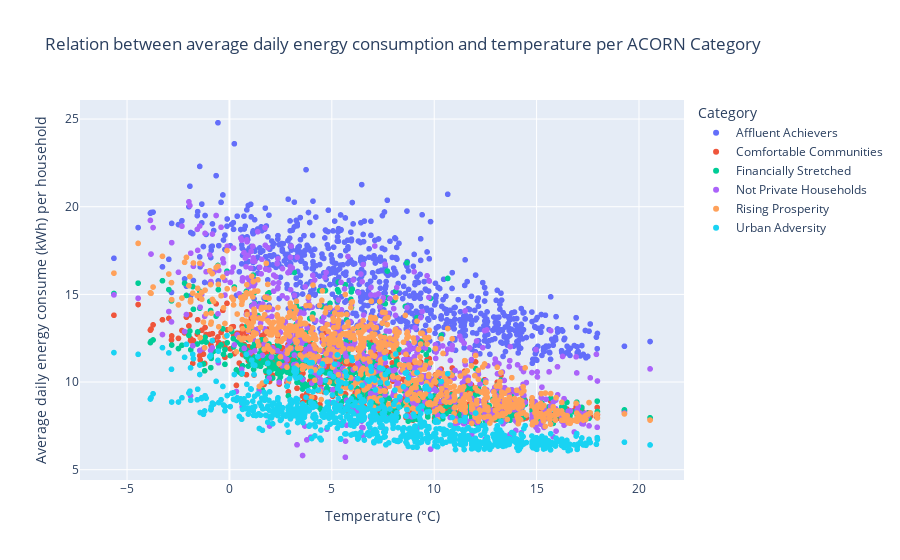

Notebook cell for this chart:
### Code cell
#Relation between average daily energy consumption and temperature per Acorn Category

#Load weather daily dataset
weather_daily = pd.read_csv('weather_daily_darksky.csv')

#Convert date in weather daily dataframe to day
weather_daily['date'] = pd.DatetimeIndex(weather_daily["time"]).to_period('D')

#Convert date in daily energy dataframe to day
daily_consumption_category['date'] = pd.DatetimeIndex(daily_consumption_category['date_']).to_period('D')

#Create subdataframe with daily energy consumption and weather variables
df1 = weather_daily.groupby('date')[['temperatureMin','cloudCover','uvIndex']].mean().reset_index()
df2 = daily_consumption_category.groupby(['date','acorn_category'])[['day_avg_consumption']].mean().reset_index()

#Merge daily energy consumption and weather dataset 
daily_with_weather = pd.merge(df2,df1,on = 'date',how = 'left')

fig = px.scatter(daily_with_weather,
                 x= daily_with_weather['temperatureMin'],
                 y= daily_with_weather['day_avg_consumption'],
                 color= daily_with_weather['acorn_category'],
                 title="Relation between average daily energy consumption and temperature per ACORN Category",
                 labels={'acorn_category':'Category', 'day_avg_consumption':"Average daily energy consume (kWh) per household",'temperatureMin':"Temperature (°C)"}
)
fig.show()

### Figure 1 — Plotly figure (JSON) as saved in the notebook; plotly's stock layout.template omitted (floating-point values rounded to 4 significant figures; data arrays with more than 128 entries replaced by an {"elided": "..."} marker saying what was removed)
{"data": [{"hovertemplate": "Category=Affluent Achievers<br>Temperature (°C)=%{x}<br>Average daily energy consume (kWh) per household=%{y}<extra></extra>", "legendgroup": "Affluent Achievers", "marker": {"color": "#636efa", "symbol": "circle"}, "mode": "markers", "name": "Affluent Achievers", "showlegend": true, "type": "scattergl", "x": {"elided": "806 float values"}, "xaxis": "x", "y": {"elided": "806 float values"}, "yaxis": "y"}, {"hovertemplate": "Category=Comfortable Communities<br>Temperature (°C)=%{x}<br>Average daily energy consume (kWh) per household=%{y}<extra></extra>", "legendgroup": "Comfortable Communities", "marker": {"color": "#EF553B", "symbol": "circle"}, "mode": "markers", "name": "Comfortable Communities", "showlegend": true, "type": "scattergl", "x": {"elided": "806 float values"}, "xaxis": "x", "y": {"elided": "806 float values"}, "yaxis": "y"}, {"hovertemplate": "Category=Financially Stretched<br>Temperature (°C)=%{x}<br>Average daily energy consume (kWh) per household=%{y}<extra></extra>", "legendgroup": "Financially Stretched", "marker": {"color": "#00cc96", "symbol": "circle"}, "mode": "markers", "name": "Financially Stretched", "showlegend": true, "type": "scattergl", "x": {"elided": "806 float values"}, "xaxis": "x", "y": {"elided": "806 float values"}, "yaxis": "y"}, {"hovertemplate": "Category=Not Private Households<br>Temperature (°C)=%{x}<br>Average daily energy consume (kWh) per household=%{y}<extra></extra>", "legendgroup": "Not Private Households", "marker": {"color": "#ab63fa", "symbol": "circle"}, "mode": "markers", "name": "Not Private Households", "showlegend": true, "type": "scattergl", "x": {"elided": "806 float values"}, "xaxis": "x", "y": {"elided": "806 float values"}, "yaxis": "y"}, {"hovertemplate": "Category=Rising Prosperity<br>Temperature (°C)=%{x}<br>Average daily energy consume (kWh) per household=%{y}<extra></extra>", "legendgroup": "Rising Prosperity", "marker": {"color": "#FFA15A", "symbol": "circle"}, "mode": "markers", "name": "Rising Prosperity", "showlegend": true, "type": "scattergl", "x": {"elided": "806 float values"}, "xaxis": "x", "y": {"elided": "806 float values"}, "yaxis": "y"}, {"hovertemplate": "Category=Urban Adversity<br>Temperature (°C)=%{x}<br>Average daily energy consume (kWh) per household=%{y}<extra></extra>", "legendgroup": "Urban Adversity", "marker": {"color": "#19d3f3", "symbol": "circle"}, "mode": "markers", "name": "Urban Adversity", "showlegend": true, "type": "scattergl", "x": {"elided": "806 float values"}, "xaxis": "x", "y": {"elided": "806 float values"}, "yaxis": "y"}], "layout": {"legend": {"title": {"text": "Category"}, "tracegroupgap": 0}, "title": {"text": "Relation between average daily energy consumption and temperature per ACORN Category"}, "xaxis": {"anchor": "y", "domain": [0, 1], "title": {"text": "Temperature (°C)"}}, "yaxis": {"anchor": "x", "domain": [0, 1], "title": {"text": "Average daily energy consume (kWh) per household"}}}}
